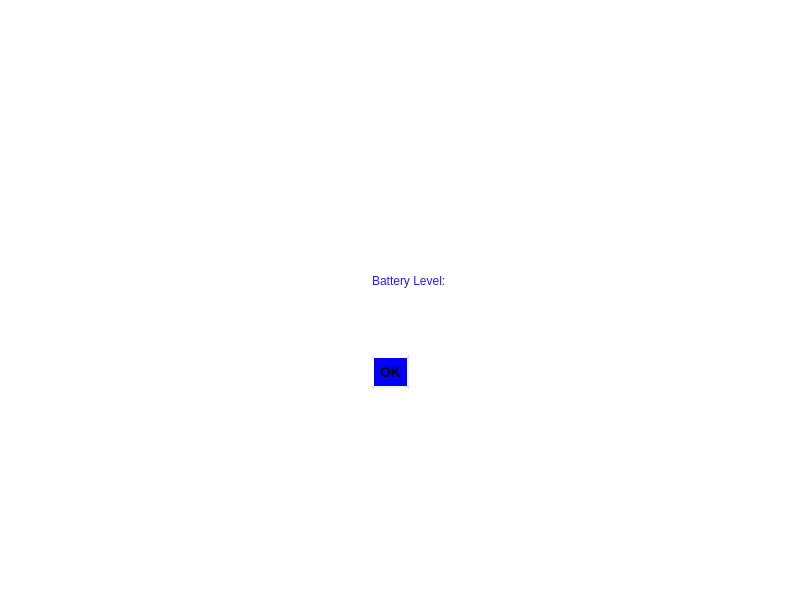
<?xml version="1.0" encoding="UTF-8"?>
<ui version="4.0">
 <class>MainWindow</class>
 <widget class="QMainWindow" name="MainWindow">
  <property name="geometry">
   <rect>
    <x>0</x>
    <y>0</y>
    <width>800</width>
    <height>600</height>
   </rect>
  </property>
  <property name="windowTitle">
   <string>MainWindow</string>
  </property>
  <property name="windowIcon">
   <iconset resource="resource.qrc">
    <normaloff>:/icons8-spade-64.png</normaloff>:/icons8-spade-64.png</iconset>
  </property>
  <property name="layoutDirection">
   <enum>Qt::LeftToRight</enum>
  </property>
  <property name="styleSheet">
   <string notr="true">background-color: rgba(255, 255, 255, 100);</string>
  </property>
  <widget class="QWidget" name="centralwidget">
   <layout class="QGridLayout" name="gridLayout">
    <item row="0" column="0">
     <spacer name="verticalSpacer">
      <property name="orientation">
       <enum>Qt::Vertical</enum>
      </property>
      <property name="sizeHint" stdset="0">
       <size>
        <width>20</width>
        <height>40</height>
       </size>
      </property>
     </spacer>
    </item>
    <item row="1" column="0">
     <widget class="QFrame" name="">
      <layout class="QFormLayout" name="formLayout">
       <property name="fieldGrowthPolicy">
        <enum>QFormLayout::AllNonFixedFieldsGrow</enum>
       </property>
       <property name="labelAlignment">
        <set>Qt::AlignCenter</set>
       </property>
       <property name="formAlignment">
        <set>Qt::AlignCenter</set>
       </property>
       <item row="0" column="0">
        <widget class="QLabel" name="label_2">
         <property name="sizePolicy">
          <sizepolicy hsizetype="Expanding" vsizetype="Expanding">
           <horstretch>10</horstretch>
           <verstretch>0</verstretch>
          </sizepolicy>
         </property>
         <property name="styleSheet">
          <string notr="true">background-color: rgba(255, 255, 255, 0);</string>
         </property>
         <property name="text">
          <string/>
         </property>
         <property name="pixmap">
          <pixmap resource="resource.qrc">:/icons8-battery-level-64.png</pixmap>
         </property>
         <property name="scaledContents">
          <bool>false</bool>
         </property>
        </widget>
       </item>
       <item row="0" column="1">
        <widget class="QLabel" name="label">
         <property name="sizePolicy">
          <sizepolicy hsizetype="Fixed" vsizetype="Preferred">
           <horstretch>0</horstretch>
           <verstretch>0</verstretch>
          </sizepolicy>
         </property>
         <property name="styleSheet">
          <string notr="true">background-color: rgba(255, 255, 255, 0);
font: 22pt &quot;Noto Sans&quot;;
color: rgb(40, 25, 255);</string>
         </property>
         <property name="text">
          <string>Battery Level:</string>
         </property>
        </widget>
       </item>
       <item row="1" column="1">
        <widget class="QPushButton" name="pushButton">
         <property name="sizePolicy">
          <sizepolicy hsizetype="Fixed" vsizetype="Minimum">
           <horstretch>0</horstretch>
           <verstretch>0</verstretch>
          </sizepolicy>
         </property>
         <property name="styleSheet">
          <string notr="true">QPushButton#pushButton:pressed {
    background-color: rgb(150, 150, 250);
    border-style: inset;
}
QPushButton#pushButton {
    background-color: blue;
    border-style: outset;
    border-width: 2px;
    border-radius: 0px;
    border-color: beige;
    font: bold 14px;
    min-width: 10em;
    padding: 6px;
}</string>
         </property>
         <property name="text">
          <string>OK</string>
         </property>
         <property name="flat">
          <bool>false</bool>
         </property>
        </widget>
       </item>
      </layout>
     </widget>
    </item>
    <item row="2" column="0">
     <spacer name="verticalSpacer_2">
      <property name="orientation">
       <enum>Qt::Vertical</enum>
      </property>
      <property name="sizeHint" stdset="0">
       <size>
        <width>20</width>
        <height>40</height>
       </size>
      </property>
     </spacer>
    </item>
   </layout>
  </widget>
 </widget>
 <resources>
  <include location="resource.qrc"/>
 </resources>
 <connections/>
</ui>
